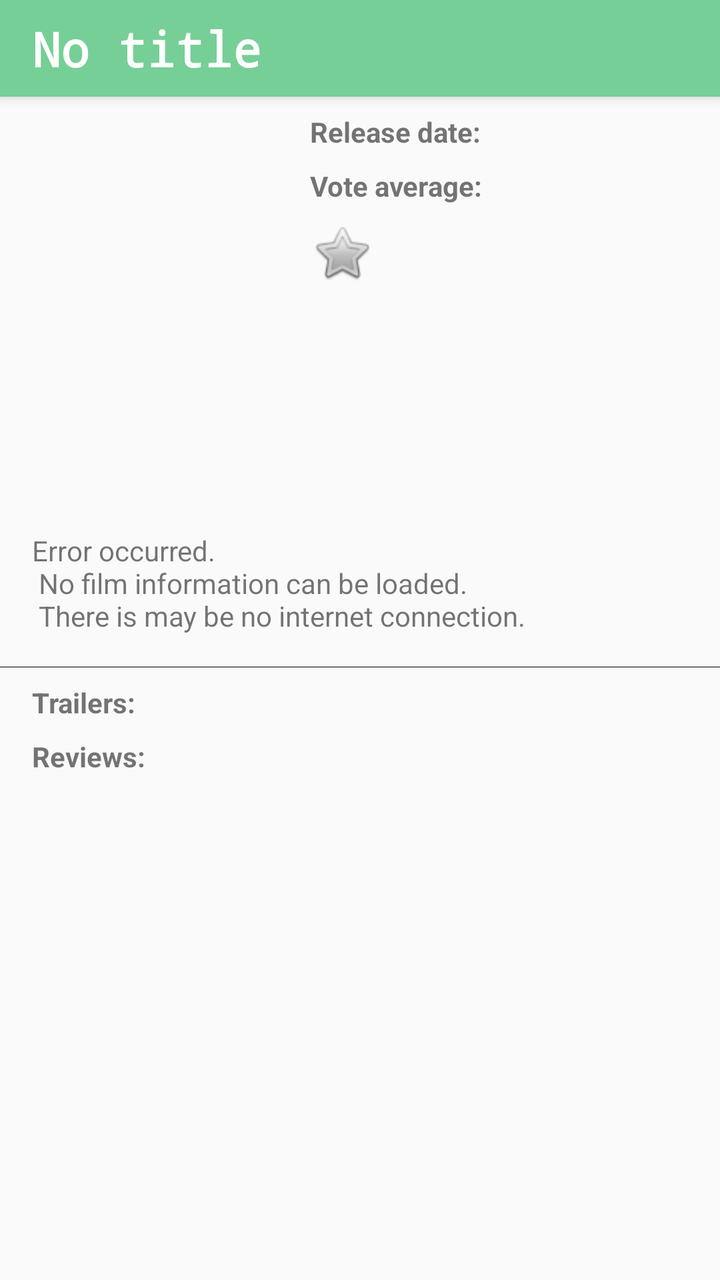
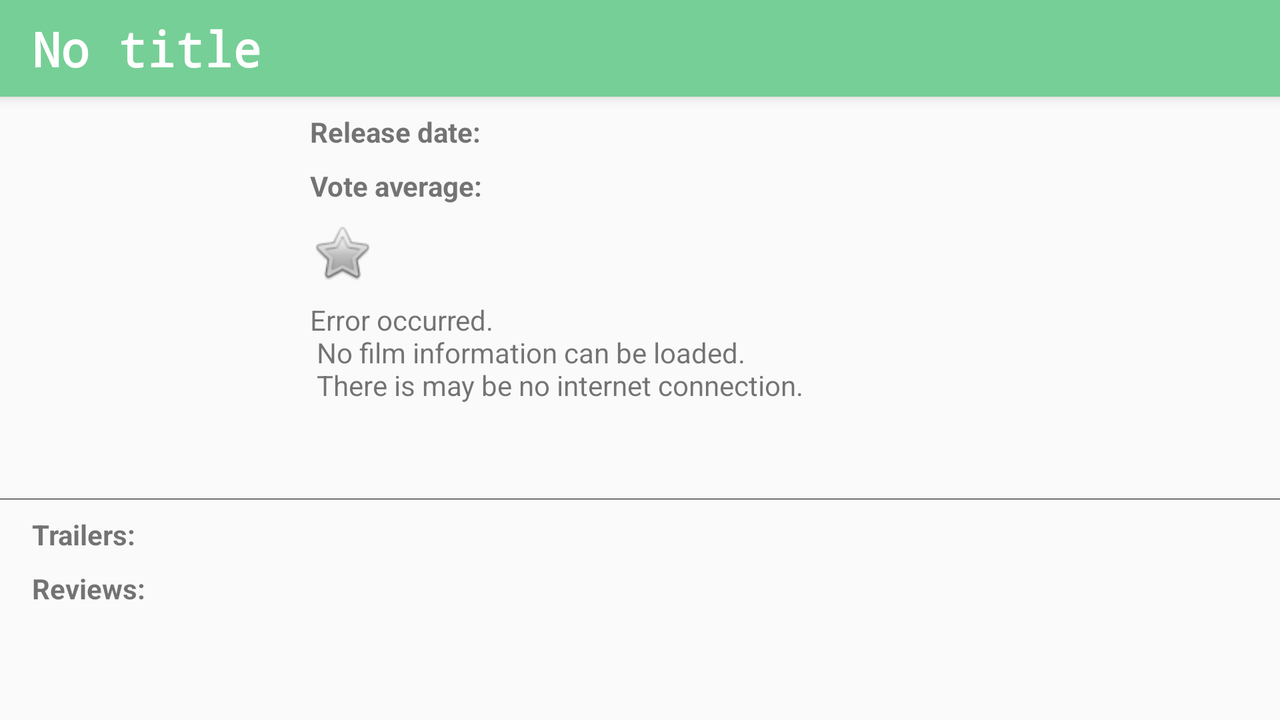

The same Android screen from two of the app's own layout files: first res/layout/ as a phone draws it, then the repository's variant for another configuration, drawn on a device whose configuration selects that folder. Both files follow.
<!-- AndroidManifest.xml: application theme AppTheme -->
<!-- res/layout/activity_details.xml -->
<?xml version="1.0" encoding="utf-8"?>
<layout
    xmlns:app="http://schemas.android.com/apk/res-auto"
    xmlns:android="http://schemas.android.com/apk/res/android"
    xmlns:tools="http://schemas.android.com/tools">

<ScrollView
    style="@style/FullMatchParent"
    tools:context=".DetailsActivity">

    <androidx.constraintlayout.widget.ConstraintLayout
        style="@style/FullWidthContentHeight">

        <TextView
            android:id="@+id/movie_details_title"
            style="@style/DetailsTitle"
            android:text="@string/default_movie_title"
            app:layout_constraintEnd_toEndOf="parent"
            app:layout_constraintStart_toStartOf="parent"
            app:layout_constraintTop_toTopOf="parent" />

        <ImageView
            android:id="@+id/movie_image"
            style="@style/DetailsImage"
            android:contentDescription="@string/movie_image_description"
            app:layout_constraintStart_toStartOf="parent"
            app:layout_constraintTop_toBottomOf="@+id/movie_details_title" />

        <TextView
            android:id="@+id/release_date_label"
            style="@style/InfoLabel"
            android:text="@string/release_date_label"
            app:layout_constraintStart_toEndOf="@+id/movie_image"
            app:layout_constraintTop_toTopOf="@+id/movie_image"
            />

        <TextView
            android:id="@+id/release_date"
            style="@style/InfoValue"
            app:layout_constraintStart_toEndOf="@+id/release_date_label"
            app:layout_constraintTop_toTopOf="@+id/release_date_label" />

        <TextView
            android:id="@+id/popularity_label"
            style="@style/InfoLabel"
            android:layout_marginTop="@dimen/activity_top_margin"
            android:text="@string/popularity_label"
            app:layout_constraintStart_toEndOf="@+id/movie_image"
            app:layout_constraintTop_toBottomOf="@+id/release_date_label"
            />

        <TextView
            android:id="@+id/movie_popularity"
            style="@style/InfoValue"
            app:layout_constraintStart_toEndOf="@+id/popularity_label"
            app:layout_constraintTop_toTopOf="@+id/popularity_label" />

        <ImageButton
            android:id="@+id/favorite_button"
            style="@style/StarImageButton"
            android:contentDescription="@string/favorite_btn_description"
            android:src="@android:drawable/btn_star_big_off"
            app:layout_constraintStart_toEndOf="@+id/movie_image"
            app:layout_constraintTop_toBottomOf="@+id/popularity_label" />

        <TextView
            android:id="@+id/movie_overview"
            style="@style/MovieOverviewLandscape"
            app:layout_constraintBottom_toTopOf="@id/trailers_label"
            app:layout_constraintEnd_toEndOf="parent"
            app:layout_constraintStart_toStartOf="parent"
            app:layout_constraintTop_toBottomOf="@+id/movie_image"
            tools:text="@string/error_message"/>

        <View
            android:id="@+id/separator"
            style="@style/Separator"
            app:layout_constraintBottom_toTopOf="@+id/trailers_label"
            app:layout_constraintEnd_toEndOf="parent"
            app:layout_constraintStart_toStartOf="parent"
            app:layout_constraintTop_toBottomOf="@+id/movie_overview" />

        <TextView
            android:id="@+id/trailers_label"
            style="@style/FullWidthLabel"
            android:text="@string/trailers_label"
            app:layout_constraintBottom_toTopOf="@+id/rv_movies_trailers"
            app:layout_constraintEnd_toEndOf="parent"
            app:layout_constraintStart_toStartOf="parent"
            app:layout_constraintTop_toBottomOf="@+id/separator" />

        <androidx.recyclerview.widget.RecyclerView
            android:id="@+id/rv_movies_trailers"
            style="@style/FullWidthContentHeight"
            android:orientation="vertical"
            app:layoutManager="androidx.recyclerview.widget.LinearLayoutManager"
            app:layout_constraintBottom_toTopOf="@+id/reviews_label"
            app:layout_constraintEnd_toEndOf="parent"
            app:layout_constraintStart_toStartOf="parent"
            app:layout_constraintTop_toBottomOf="@+id/trailers_label"
            app:layout_constraintVertical_bias="1.0"
            app:reverseLayout="false"
            app:spanCount="2" />

        <TextView
            android:id="@+id/reviews_label"
            style="@style/FullWidthLabel"
            android:text="@string/reviews_label"
            app:layout_constraintBottom_toTopOf="@+id/rv_movies_reviews"
            app:layout_constraintEnd_toEndOf="parent"
            app:layout_constraintStart_toStartOf="parent"
            app:layout_constraintTop_toBottomOf="@+id/rv_movies_trailers" />

        <androidx.recyclerview.widget.RecyclerView
            android:id="@+id/rv_movies_reviews"
            style="@style/FullWidthContentHeight"
            android:orientation="vertical"
            app:layoutManager="androidx.recyclerview.widget.LinearLayoutManager"
            app:layout_constraintEnd_toEndOf="parent"
            app:layout_constraintStart_toStartOf="parent"
            app:layout_constraintTop_toBottomOf="@+id/reviews_label"
            app:layout_constraintBottom_toBottomOf="parent"
            app:layout_constraintVertical_bias="1.0"
            />

        <ProgressBar
            android:id="@+id/details_progress_bar"
            style="@style/ProgressBarInViewsCenter"
            app:layout_constraintBottom_toBottomOf="parent"
            app:layout_constraintEnd_toEndOf="parent"
            app:layout_constraintStart_toStartOf="parent"
            app:layout_constraintTop_toBottomOf="@+id/movie_overview" />

    </androidx.constraintlayout.widget.ConstraintLayout>
</ScrollView>
</layout>
<!-- resources referenced by this layout -->
<resources>
  <dimen name="activity_top_margin">8dp</dimen>
  <string name="default_movie_title">No title</string>
  <string name="error_message">Error occurred. \n No film information can be loaded. \n There is may be no internet connection.</string>
  <string name="favorite_btn_description">favorite movie</string>
  <string name="movie_image_description">Movie poster image</string>
  <string name="popularity_label">"Vote average: "</string>
  <string name="release_date_label">"Release date: "</string>
  <string name="reviews_label">Reviews:</string>
  <string name="trailers_label">Trailers:</string>
  <style name="DetailsImage">
          <item name="android:layout_width">123dp</item>
          <item name="android:layout_height">185dp</item>
          <item name="android:scaleType">centerCrop</item>
          <item name="android:layout_marginTop">@dimen/details_image_top_margin</item>
          <item name="android:layout_marginBottom">@dimen/details_image_bottom_margin</item>
          <item name="android:layout_marginStart">@dimen/activity_horizontal_margin</item>
      </style>
  <style name="FullMatchParent">
          <item name="android:layout_width">match_parent</item>
          <item name="android:layout_height">match_parent</item>
      </style>
  <style name="FullWidthContentHeight">
          <item name="android:layout_width">match_parent</item>
          <item name="android:layout_height">wrap_content</item>
      </style>
  <style name="InfoValue">
          <item name="android:layout_width">wrap_content</item>
          <item name="android:layout_height">wrap_content</item>
          <item name="android:layout_marginLeft">@dimen/value_margin</item>
          <item name="android:layout_marginRight">@dimen/value_margin</item>
          <item name="android:layout_marginStart">@dimen/value_margin</item>
          <item name="android:layout_marginEnd">@dimen/value_margin</item>
      </style>
  <style name="MovieOverviewLandscape">
          <item name="android:layout_width">match_parent</item>
          <item name="android:layout_height">wrap_content</item>
          <item name="android:padding">@dimen/activity_padding</item>
      </style>
  <style name="ProgressBarInViewsCenter">
          <item name="android:layout_width">wrap_content</item>
          <item name="android:layout_height">wrap_content</item>
          <item name="android:layout_gravity">center</item>
          <item name="android:visibility">gone</item>
      </style>
  <style name="Separator">
          <item name="android:layout_width">match_parent</item>
          <item name="android:layout_height">1px</item>
          <item name="android:background">@color/colorPrimaryDark</item>
      </style>
  <style name="AppTheme" parent="Theme.AppCompat.Light">
          
          <item name="colorPrimary">@color/colorPrimary</item>
          <item name="colorPrimaryDark">@color/colorPrimaryDark</item>
          <item name="colorAccent">@color/colorAccent</item>
      </style>
  <dimen name="details_image_top_margin">8dp</dimen>
  <dimen name="details_image_bottom_margin">8dp</dimen>
  <dimen name="activity_horizontal_margin">16dp</dimen>
  <color name="title_colour">#ffffff</color>
  <dimen name="activity_padding">16dp</dimen>
  <dimen name="title_padding">8dp</dimen>
  <color name="colorAccent">#76cf96</color>
  <dimen name="label_margin">16dp</dimen>
  <dimen name="value_margin">16dp</dimen>
  <color name="colorPrimaryDark">#000000</color>
  <color name="star_button_background">#00ffffff</color>
  <color name="colorPrimary">#515151</color>
</resources>
<!-- res/layout-land/activity_details.xml (the repository's variant of the layout above) -->
<!-- drawn on the phone turned sideways -->
<?xml version="1.0" encoding="utf-8"?>
<layout
    xmlns:app="http://schemas.android.com/apk/res-auto"
    xmlns:android="http://schemas.android.com/apk/res/android"
    xmlns:tools="http://schemas.android.com/tools">

<ScrollView
    style="@style/FullMatchParent"
    tools:context=".DetailsActivity">

    <androidx.constraintlayout.widget.ConstraintLayout
        style="@style/FullWidthContentHeight">

        <TextView
            android:id="@+id/movie_details_title"
            style="@style/DetailsTitle"
            android:text="@string/default_movie_title"
            app:layout_constraintEnd_toEndOf="parent"
            app:layout_constraintStart_toStartOf="parent"
            app:layout_constraintTop_toTopOf="parent" />

        <ImageView
            android:id="@+id/movie_image"
            style="@style/DetailsImage"
            android:contentDescription="@string/movie_image_description"
            app:layout_constraintStart_toStartOf="parent"
            app:layout_constraintBottom_toTopOf="@id/separator"
            app:layout_constraintTop_toBottomOf="@+id/movie_details_title" />

        <TextView
            android:id="@+id/release_date_label"
            style="@style/InfoLabel"
            android:text="@string/release_date_label"
            app:layout_constraintStart_toEndOf="@+id/movie_image"
            app:layout_constraintTop_toTopOf="@+id/movie_image" />

        <TextView
            android:id="@+id/release_date"
            style="@style/InfoValue"
            app:layout_constraintStart_toEndOf="@+id/release_date_label"
            app:layout_constraintTop_toTopOf="@+id/release_date_label" />

        <TextView
            android:id="@+id/popularity_label"
            style="@style/InfoLabel"
            android:layout_marginTop="@dimen/activity_top_margin"
            android:text="@string/popularity_label"
            app:layout_constraintStart_toEndOf="@+id/movie_image"
            app:layout_constraintTop_toBottomOf="@+id/release_date_label" />

        <TextView
            android:id="@+id/movie_popularity"
            style="@style/InfoValue"
            app:layout_constraintStart_toEndOf="@+id/popularity_label"
            app:layout_constraintTop_toTopOf="@+id/popularity_label" />

        <ImageButton
            android:id="@+id/favorite_button"
            style="@style/StarImageButton"
            android:contentDescription="@string/favorite_btn_description"
            android:src="@android:drawable/btn_star_big_off"
            app:layout_constraintStart_toEndOf="@+id/movie_image"
            app:layout_constraintTop_toBottomOf="@+id/popularity_label" />

        <TextView
            android:id="@+id/movie_overview"
            style="@style/MovieOverview"
            app:layout_constraintBottom_toTopOf="@id/separator"
            app:layout_constraintEnd_toEndOf="parent"
            app:layout_constraintHorizontal_bias="0.0"
            app:layout_constraintStart_toEndOf="@+id/movie_image"
            app:layout_constraintTop_toBottomOf="@+id/favorite_button"
            tools:text="@string/error_message" />

        <View
            android:id="@+id/separator"
            style="@style/Separator"
            app:layout_constraintBottom_toTopOf="@+id/trailers_label"
            app:layout_constraintEnd_toEndOf="parent"
            app:layout_constraintStart_toStartOf="parent"
            app:layout_constraintTop_toBottomOf="@+id/movie_overview" />

        <TextView
            android:id="@+id/trailers_label"
            style="@style/FullWidthLabel"
            android:text="@string/trailers_label"
            app:layout_constraintBottom_toTopOf="@+id/rv_movies_trailers"
            app:layout_constraintEnd_toEndOf="parent"
            app:layout_constraintStart_toStartOf="parent"
            app:layout_constraintTop_toBottomOf="@+id/separator" />

        <androidx.recyclerview.widget.RecyclerView
            android:id="@+id/rv_movies_trailers"
            style="@style/FullWidthContentHeight"
            android:orientation="vertical"
            app:layoutManager="androidx.recyclerview.widget.LinearLayoutManager"
            app:layout_constraintBottom_toTopOf="@+id/reviews_label"
            app:layout_constraintEnd_toEndOf="parent"
            app:layout_constraintStart_toStartOf="parent"
            app:layout_constraintTop_toBottomOf="@+id/trailers_label"
            app:layout_constraintVertical_bias="1.0"
            app:reverseLayout="false"
            app:spanCount="2" />

        <TextView
            android:id="@+id/reviews_label"
            style="@style/FullWidthLabel"
            android:text="@string/reviews_label"
            app:layout_constraintBottom_toTopOf="@+id/rv_movies_reviews"
            app:layout_constraintEnd_toEndOf="parent"
            app:layout_constraintStart_toStartOf="parent"
            app:layout_constraintTop_toBottomOf="@+id/rv_movies_trailers" />

        <androidx.recyclerview.widget.RecyclerView
            android:id="@+id/rv_movies_reviews"
            style="@style/FullWidthContentHeight"
            android:orientation="vertical"
            app:layoutManager="androidx.recyclerview.widget.LinearLayoutManager"
            app:layout_constraintEnd_toEndOf="parent"
            app:layout_constraintStart_toStartOf="parent"
            app:layout_constraintTop_toBottomOf="@+id/reviews_label"
            app:layout_constraintBottom_toBottomOf="parent"
            app:layout_constraintVertical_bias="1.0"
            />

        <ProgressBar
            android:id="@+id/details_progress_bar"
            style="@style/ProgressBarInViewsCenter"
            app:layout_constraintBottom_toBottomOf="parent"
            app:layout_constraintEnd_toEndOf="parent"
            app:layout_constraintStart_toStartOf="parent"
            app:layout_constraintTop_toBottomOf="@+id/movie_overview" />

    </androidx.constraintlayout.widget.ConstraintLayout>
</ScrollView>
</layout>
<!-- resources referenced by the variant -->
<!-- as the phone turned sideways resolves them -->
<resources>
  <dimen name="activity_top_margin">8dp</dimen>
  <string name="default_movie_title">No title</string>
  <string name="error_message">Error occurred. \n No film information can be loaded. \n There is may be no internet connection.</string>
  <string name="favorite_btn_description">favorite movie</string>
  <string name="movie_image_description">Movie poster image</string>
  <string name="popularity_label">"Vote average: "</string>
  <string name="release_date_label">"Release date: "</string>
  <string name="reviews_label">Reviews:</string>
  <string name="trailers_label">Trailers:</string>
  <style name="DetailsImage">
          <item name="android:layout_width">123dp</item>
          <item name="android:layout_height">185dp</item>
          <item name="android:scaleType">centerCrop</item>
          <item name="android:layout_marginTop">@dimen/details_image_top_margin</item>
          <item name="android:layout_marginBottom">@dimen/details_image_bottom_margin</item>
          <item name="android:layout_marginStart">@dimen/activity_horizontal_margin</item>
      </style>
  <style name="FullMatchParent">
          <item name="android:layout_width">match_parent</item>
          <item name="android:layout_height">match_parent</item>
      </style>
  <style name="FullWidthContentHeight">
          <item name="android:layout_width">match_parent</item>
          <item name="android:layout_height">wrap_content</item>
      </style>
  <style name="InfoLabel">
          <item name="android:layout_width">wrap_content</item>
          <item name="android:layout_height">wrap_content</item>
          <item name="android:padding">0dp</item>
          <item name="android:layout_marginLeft">@dimen/label_margin</item>
          <item name="android:layout_marginRight">@dimen/label_margin</item>
          <item name="android:layout_marginStart">@dimen/label_margin</item>
          <item name="android:layout_marginEnd">@dimen/label_margin</item>
          <item name="android:textStyle">bold</item>
      </style>
  <style name="InfoValue">
          <item name="android:layout_width">wrap_content</item>
          <item name="android:layout_height">wrap_content</item>
          <item name="android:layout_marginLeft">@dimen/value_margin</item>
          <item name="android:layout_marginRight">@dimen/value_margin</item>
          <item name="android:layout_marginStart">@dimen/value_margin</item>
          <item name="android:layout_marginEnd">@dimen/value_margin</item>
      </style>
  <style name="ProgressBarInViewsCenter">
          <item name="android:layout_width">wrap_content</item>
          <item name="android:layout_height">wrap_content</item>
          <item name="android:layout_gravity">center</item>
          <item name="android:visibility">gone</item>
      </style>
  <style name="Separator">
          <item name="android:layout_width">match_parent</item>
          <item name="android:layout_height">1px</item>
          <item name="android:background">@color/colorPrimaryDark</item>
      </style>
  <style name="AppTheme" parent="Theme.AppCompat.Light">
          
          <item name="colorPrimary">@color/colorPrimary</item>
          <item name="colorPrimaryDark">@color/colorPrimaryDark</item>
          <item name="colorAccent">@color/colorAccent</item>
      </style>
  <dimen name="details_image_top_margin">8dp</dimen>
  <dimen name="details_image_bottom_margin">8dp</dimen>
  <dimen name="activity_horizontal_margin">16dp</dimen>
  <color name="title_colour">#ffffff</color>
  <dimen name="activity_padding">16dp</dimen>
  <dimen name="title_padding">8dp</dimen>
  <color name="colorAccent">#76cf96</color>
  <dimen name="label_margin">16dp</dimen>
  <dimen name="value_margin">16dp</dimen>
  <color name="colorPrimaryDark">#000000</color>
  <color name="star_button_background">#00ffffff</color>
  <color name="colorPrimary">#515151</color>
</resources>
